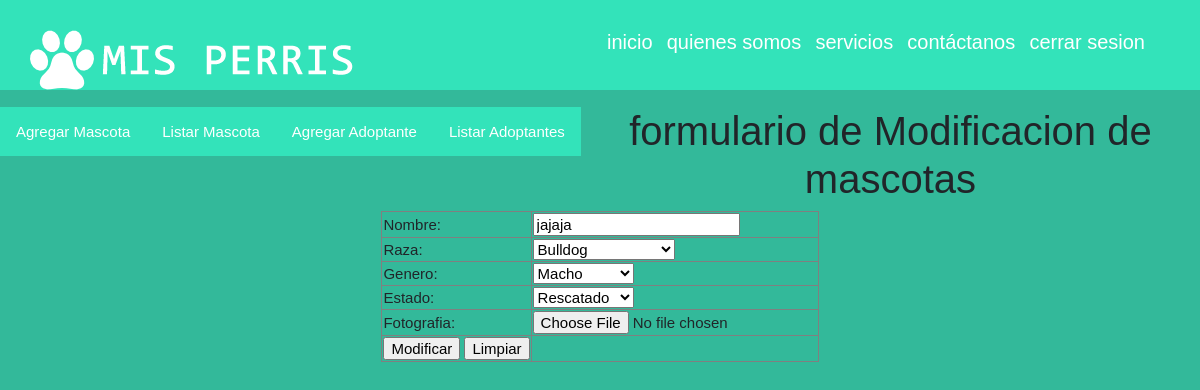
/modificar_mascota/1/, run on the app's committed database.
### core/models.py (models this page shows, shortened)
class Mascota(models.Model):
    nombre = models.CharField(max_length=25)
    raza = models.ForeignKey(Raza, on_delete=models.CASCADE)
    genero = models.ForeignKey(Genero, on_delete=models.CASCADE)
    imagen = models.FileField(upload_to='photo')
    estado = models.ForeignKey(Estado, on_delete=models.CASCADE)
    class Meta:
        verbose_name = "Mascota"
        verbose_name_plural = "Mascotas"

class Raza(models.Model):
    nombre = models.CharField(max_length=50)
    class Meta:
        verbose_name = "Raza"
        verbose_name_plural = "Razas"

class Genero(models.Model):
    genero = models.CharField(max_length=15)
    class Meta:
        verbose_name = "Genero"
        verbose_name_plural = "Generos"

class Estado(models.Model):
    tipoEstado = models.CharField(max_length=15)
    class Meta:
        verbose_name = "Estado"
        verbose_name_plural = "Estados"

### core/views.py (the view, shortened to what this page needs)
# urls.py: path('modificar_mascota/<id>/', modificar_mascota, name='modificar_mascota'),
def modificar_mascota(request, id):
    mascota = Mascota.objects.get(id=id)
    razas = Raza.objects.all()
    generos = Genero.objects.all()
    estados = Estado.objects.all()
    variables = {
        'mascota':mascota,
        'razas':razas,
        'generos':generos,
        'estados':estados
    }
    return render(request,'core/modificar_mascota.html', variables)

### core/templates/core/modificar_mascota.html (shortened to what this page needs)
{% extends 'core/menu.html' %}
{% block contenedor %}
<div align="center">
    <h1>formulario de Modificacion de mascotas</h1>
</div>
<form action="" id="FormularioMascotas" method="POST">
    <table align="center" border="1">
        <tr>
            <td>Nombre:</td>
            <td>
                <input type="text" placeholder="ej: Firulais" name="txtNombre" id="txtNombre" value="{{ mascota.nombre }}">
            </td>
        </tr>
        <tr>
            <td for="">Raza:</td>
            <td>
                <select name="cboRaza" id="cboRaza">
                    {% for m in razas %}
                    <option
                    {% if  m.id == mascota.raza.id%}
                    {{'selected'}}
                    {% endif %}
                    value="{{ m.id }}">{{ m.nombre }}</option>
                    {% endfor %}
                </select>
            </td>
        </tr>
        <tr>
            <td for="">Genero:</td>
            <td>
                <select name="cboGenero" id="cboGenero">
                    {% for m in generos %}
                    <option
                    {% if m.id == mascota.genero.id %}
                    {{'selected'}}
                    {% endif %}
                    value="{{ m.id }}">{{ m.genero }}</option>
                    {% endfor %}
                </select>
            </td>
        </tr>
        <tr>
            <td>Estado:</td>
            <td>
                <select name="cboEstado" id="cboEstado">
                    {% for m in estados %}
                    <option
                    {% if m.id == mascota.estado.id %}
                    {{'selected'}}
                    {% endif %}
                    value="{{ m.id }}">{{ m.tipoEstado }}</option>
                    {% endfor %}
                </select>
            </td>
        </tr>
        <tr>
            <td>Fotografia:</td>
            <td>
                <input type="file" name="file_foto" id="file_foto" required>
            </td>
        </tr>
        <tr>
            <td>
                <input type="submit" value="Modificar" />
                <input type="reset" value="Limpiar" />
            </td>
        </tr>
    </table>
</form>
{% endblock %}

### core/static/core/css/style.css (style rules this page uses)
body { font: 15px Arial, Helvetica, sans-serif; padding: 0; margin: 0; background-color: #33B99A; }

### data on the page
Mascota: txtNombre "jajaja", cboRaza "Bulldog", cboGenero "Macho", cboEstado "Rescatado"
